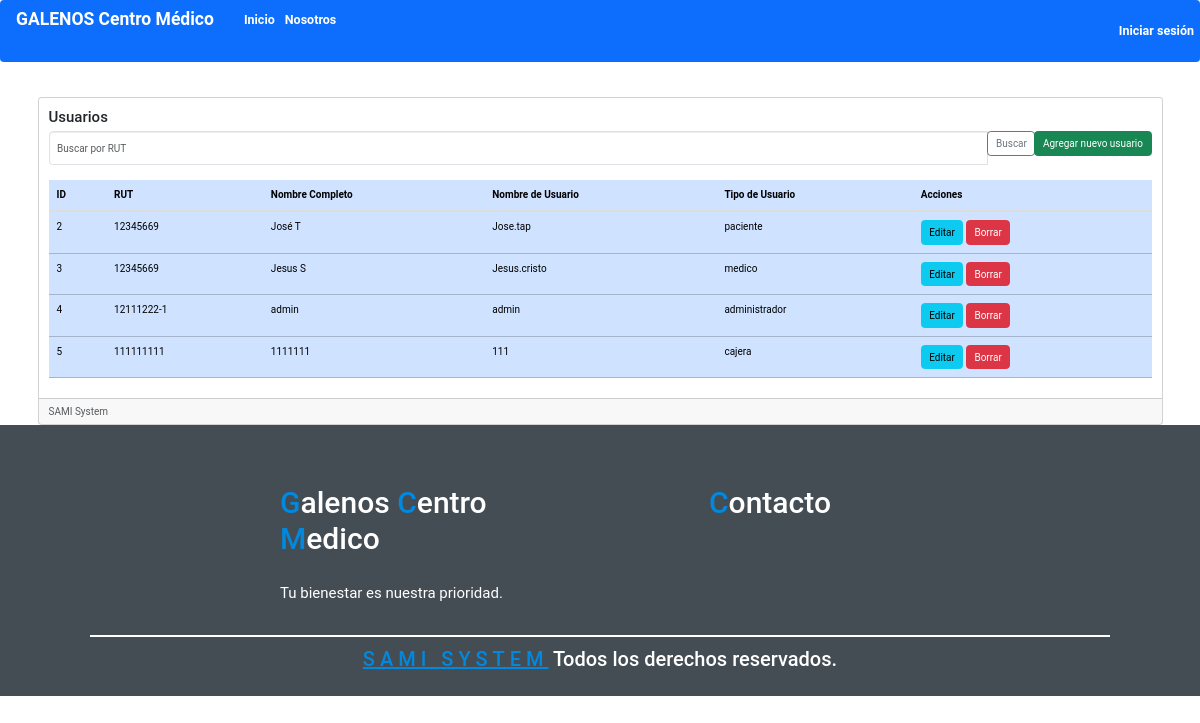
Before: /usuarios with the older database file.
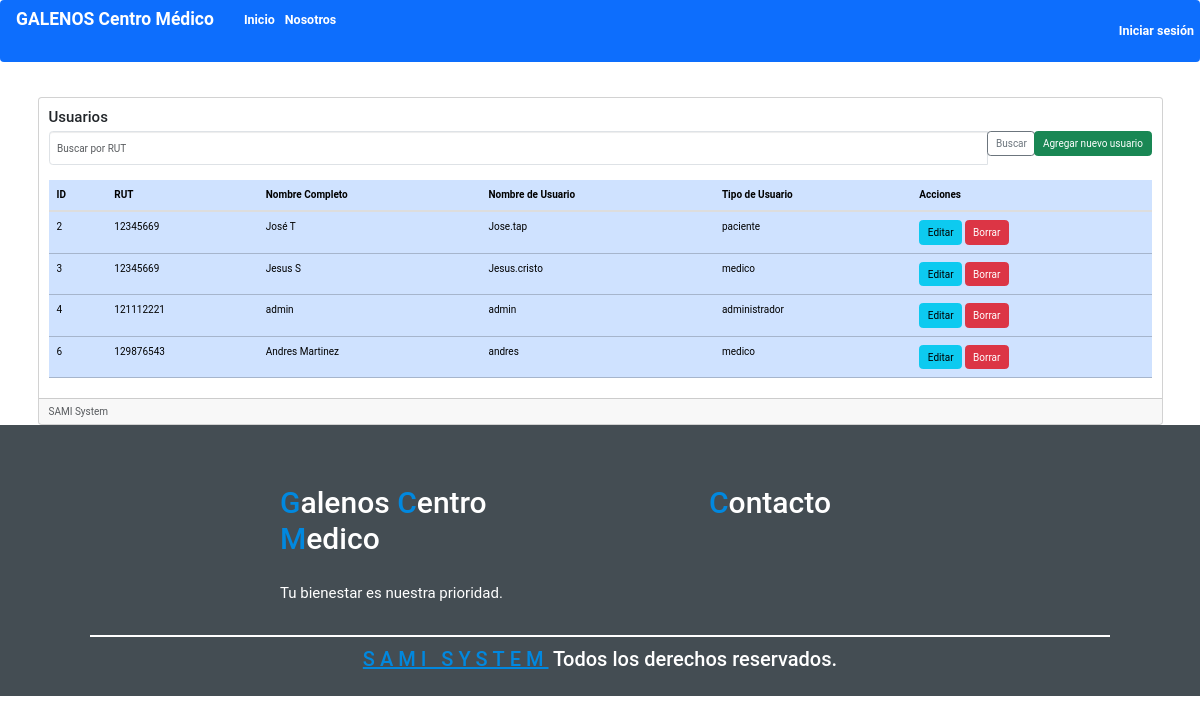
After: the same page with the newer database file.
### crud/models.py (models this page shows, shortened)
class Usuario(models.Model):
    code = models.AutoField(primary_key=True, verbose_name="codigo")
    rut = models.CharField(max_length=12, db_index=True)
    nombre_usuario = models.CharField(max_length=20, verbose_name="Nombre Usuario")
    nombre_completo = models.CharField(max_length=50, verbose_name="Nombre Completo")
    correo = models.EmailField(max_length=100, blank=True, null=True)  # Campo de correo
    contrasenna = models.CharField(max_length=20, verbose_name="Contraseña")
    tipo_usuario = models.CharField(max_length=20, choices=TIPO_USUARIO_CHOICES, verbose_name="Tipo Usuario")

### crud/views.py (the view)
# urls.py: path('usuarios', views.usuarios, name='usuarios'),  # Lista de usuarios
def usuarios(request):
    busqueda_rut = request.GET.get('buscar_rut', '').strip()
    if busqueda_rut:
        usuarios_exactos = Usuario.objects.filter(rut=busqueda_rut)
        usuarios_restantes = Usuario.objects.filter(rut__icontains=busqueda_rut).exclude(rut=busqueda_rut)
        usuarios = list(usuarios_exactos) + list(usuarios_restantes)
    else:
        usuarios = Usuario.objects.all()
    return render(request, 'usuarios/index.html', {'usuarios': usuarios, 'busqueda_rut': busqueda_rut})

### crud/templates/usuarios/index.html (shortened to what this page needs)
{% extends "base.html" %}
{% block contenido %}
<div class="card">
    <div class="card-body">
        <h4 class="card-title">Usuarios</h4>
        <form method="get" class="mb-4">
            <div class="input-group">
                <input type="text" class="form-control" name="buscar_rut" placeholder="Buscar por RUT" value="{{ busqueda_rut }}">
                <div class="input-group-append">
                    <button class="btn btn-outline-secondary" type="submit">
                         Buscar
                    </button>
                </div>
                <div class="input-group-append">
                    <a class="btn btn-success" href="{% url 'crear' %}" role="button">
                         Agregar nuevo usuario
                    </a>
                </div>
            </div>
        </form>
        <div class="table-responsive">
            <table class="table table-primary">
                <thead>
                    <tr>
                        <th scope="col">ID</th>
                        <th scope="col">RUT</th>
                        <th scope="col">Nombre Completo</th>
                        <th scope="col">Nombre de Usuario</th>
                        <th scope="col">Tipo de Usuario</th>
                        <th scope="col">Acciones</th>
                    </tr>
                </thead>
                <tbody>
                    {% for usuario in usuarios %}
                    <tr>
                        <td scope="row">{{ usuario.code }}</td>
                        <td>{{ usuario.rut }}</td>
                        <td>{{ usuario.nombre_completo }}</td>
                        <td>{{ usuario.nombre_usuario }}</td>
                        <td>{{ usuario.tipo_usuario }}</td>
                        <td>
                            <a class="btn btn-info" href="{% url 'editar' usuario.code %}" role="button">Editar</a>
                            <a class="btn btn-danger" href="{% url 'eliminar' usuario.code %}" role="button">Borrar</a>
                        </td>
                    </tr>
                    {% endfor %}
                </tbody>
            </table>
        </div>
    </div>
    <div class="card-footer text-muted">
        SAMI System
    </div>
</div>
{% endblock %}

### crud/templates/base.html (shortened to what this page needs)
{% load static %}
<!doctype html>
<html lang="en">
    <head>
        <link href="//netdna.bootstrapcdn.com/bootstrap/3.0.0/css/bootstrap.min.css" rel="stylesheet" id="bootstrap-css">
        <link
            href="https://cdn.jsdelivr.net/npm/bootstrap@5.3.2/dist/css/bootstrap.min.css"
            rel="stylesheet"
        />
        <link rel="stylesheet" href="https://cdnjs.cloudflare.com/ajax/libs/font-awesome/6.5.2/css/all.min.css">
        <link rel="stylesheet" href="{% static 'core/css/style.css' %}">
    </head>
    <body>
        <nav class="navbar navbar-expand navbar-light bg-primary">
            <div class="nav navbar-nav">
                <a class="navbar-brand text-white fw-bold fs-3" href="{% url 'inicio' %}">
                    GALENOS Centro Médico
                </a>
                <a class="nav-item nav-link text-white fw-bold fs-5" href="{% url 'inicio' %}" aria-current="page">
                    Inicio
                </a>
                <a class="nav-item nav-link text-white fw-bold fs-5" href="{% url 'nosotros' %}" aria-current="page">
                    Nosotros
                </a>
            </div>
            <div class="nav navbar-nav ms-auto">
                {% if request.session.tipo_usuario %}
                    <a class="nav-item nav-link text-white fw-bold fs-5 ms-2" href="{% url 'logout' %}" aria-current="page">
                        Cerrar sesión
                    </a>
                {% else %}
                    <a class="nav-item nav-link text-white fw-bold fs-5 ms-2" href="{% url 'login' %}" aria-current="page">
                        Iniciar sesión
                    </a>
                {% endif %}
            </div>
        </nav>
        <div class="container">
                <div class="row justify-content-center align-items-center g-2">
                    <div class="col-12">
                        <br/>
                        {% block contenido %} {% endblock %}
                    </div>
                </div>
        </div>
    </body>
<section class="footer">
    <div class="box">
        <h2 class="logo"><span>G</span>alenos  <span>C</span>entro <span>M</span>edico</h2>
        <p>Tu bienestar es nuestra prioridad.</p>
    </div>
    <div class="box">
        <h2 class="logo"><span>C</span>ontacto</h2>
    </div>
    <h1 class="credit"><span>SAMI SYSTEM</span> Todos los derechos reservados.</h1>
</section>
</html>

### crud/static/core/css/style.css (style rules this page uses)
.input-group-append { cursor: pointer; }
:root { --blue:#0188df; --black:#444d53; --wight:#fff; }
* { font-family: "Roboto", sans-serif; margin: 0; padding: 0; text-decoration: none; outline: none; box-sizing: border-box; transition: all linear .2s; }
html { font-size: 62.5%; overflow-x: hidden; }
.footer { background: var(--black); display: flex; justify-content: center; flex-wrap: wrap; padding: 2rem 0; }
.footer .box { width: 30rem; margin: 2rem; text-align: center; }
.footer .box:nth-child(1) { text-align: left; }
.footer .box .logo { padding: 2rem 0; font-size: 3rem; color: var(--wight); }
.footer .box .logo span { color: var(--blue); }
.footer .box p { font-size: 1.5rem; color: var(--wight); }
.footer .credit { width: 85%; padding-top: 1rem; font-size: 2rem; color: var(--wight); text-align: center; border-top: .2rem solid var(--wight); }
.footer .credit span { color: var(--blue); text-decoration: underline; letter-spacing: .5rem; }

Changed rows visible on the page:
removed Usuario: code "5", rut "111111111", nombre_completo "1111111", nombre_usuario "111", tipo_usuario "cajera"
changed Usuario "admin": rut "12111222-1" → "121112221"
added Usuario: code "6", rut "129876543", nombre_completo "Andres Martinez", nombre_usuario "andres", tipo_usuario "medico"
